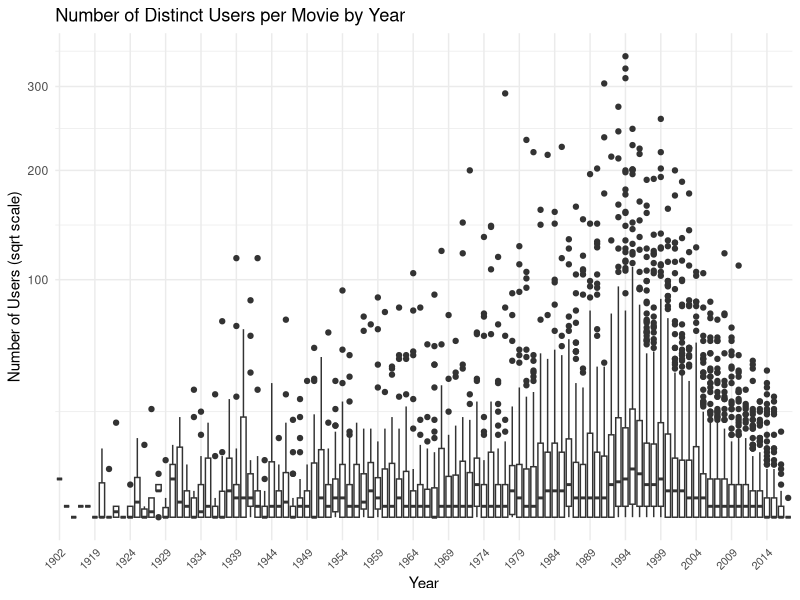
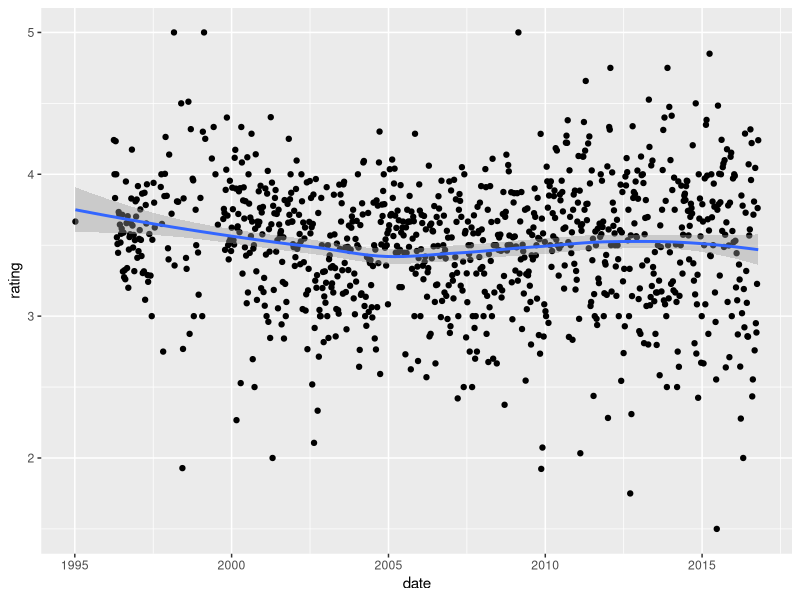
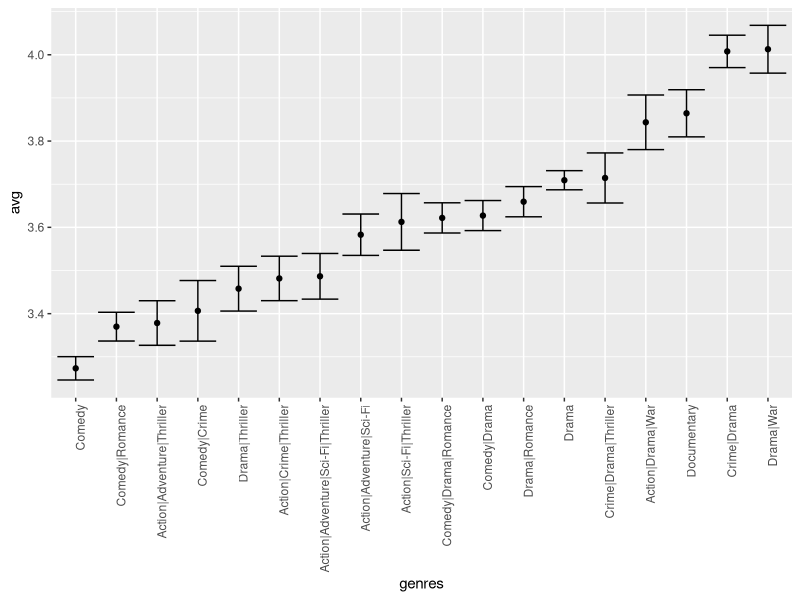

Write R code to recreate these figures, in order. (Note: this script raises an error after producing the figures.)
#High Dimensional Data 23
#Regularization

#1. For the movielens data, compute the number of ratings for 
#each movie and then plot it against the year the movie was 
#released. Use the square root transformation on the counts.

library(dslabs)
library(tidyverse)

data("movielens")

movielens %>%
  group_by(movieId) %>%
  summarize(
    n = n_distinct(userId),
    year = as.character(first(year))
  ) %>%
  ggplot(aes(x = year, y = n)) +
  geom_boxplot() +
  scale_y_sqrt() +  # same as coord_trans(y = "sqrt")
  scale_x_discrete(
    breaks = function(x) x[seq(1, length(x), by = 5)]  # show every 5th year
  ) +
  theme_minimal() +
  theme(
    axis.text.x = element_text(angle = 45, hjust = 1, size = 8)
  ) +
  labs(
    title = "Number of Distinct Users per Movie by Year",
    x = "Year",
    y = "Number of Users (sqrt scale)"
  )

#2. We see that, on average, movies that were released after
# 1993 get more ratings. We also see that with newer movies, 
#starting in 1993, the number of ratings decreases with year:
# the more recent a movie is, the less time users have had to
# rate it.  Among movies that came out in 1993 or later, what
# are the 25 movies with the most ratings per year? Also, 
#report their average rating.

library(dslabs)
library(dplyr)

data("movielens")

current_year <- as.numeric(format(Sys.Date(), "%Y"))

movies_1993_onward <- movielens %>%
  filter(year >= 1993) %>%
  group_by(movieId) %>%
  summarize(
    avg_rating = mean(rating),
    n = n(),
    title = first(title),
    year = first(year),
    .groups = "drop"   # drop grouping after summarise
  ) %>%
  mutate(
    years = current_year - year + 1,
    n_year = n / years
  ) %>%
  slice_max(n_year, n = 25) %>%
  arrange(desc(n_year))

movies_1993_onward
# A tibble: 25 × 7
#movieId    avg_rating   n   title                year years n_year
#     <int>     <dbl> <int> <chr>               <int> <dbl>  <dbl>
#1     356       4.05   341 Forrest Gump         1994    32  10.7 
#2     296       4.26   324 Pulp Fiction         1994    32  10.1 
#3     318       4.49   311 Shawshank Redempti…  1994    32   9.72


#3. From the table constructed in the previous example, we 
#see that the most rated movies tend to have above average 
#ratings. This is not surprising: more people watch popular 
#movies. To confirm this, stratify the post 1993 movies by 
#ratings per year and compute their average ratings. Make a 
#plot of average rating versus ratings per year and show an 
#estimate of the trend.

data("movielens")

current_year <- as.numeric(format(Sys.Date(), "%Y"))

ratings_per_year<- movielens %>% filter(year >= 1993) %>%
  group_by(movieId) %>%
  summarize(
    avg_rating = mean(rating),
    n = n(),
    title = first(title),
    year = first(year),
    .groups = "drop") %>%
  mutate(
      years = current_year - year + 1,
      rate = n / years) %>%
  ggplot(aes(rate, avg_rating)) +
  geom_point(alpha=0.5) +
  geom_smooth() +
  scale_x_log10()
      
#Copilot: A log scale compresses the large values and expands 
#the small ones, spreading the points more evenly across the
# axis.  This makes patterns visible in the dense region that
# were previously invisible.

#4. In the previous exercise, we see that the more a movie 
#is rated, the higher the rating. Suppose you are doing a 
#predictive analysis in which you need to fill in the 
#missing ratings with some value. Which of the following 
#strategies would you use?

#Fill in the value with a lower value than the average since
# lack of rating is associated with lower ratings. Try out
# different values and evaluate prediction in a test set.

#5. The movielens dataset also includes a time stamp. This 
#variable represents the time and data in which the rating 
#was provided. The units are seconds since January 1, 1970. 
#Create a new column date with the date. Hint: Use the 
#as_datetime function in the lubridate package.
library(lubridate)
movielens <- mutate(movielens, date = as_datetime(timestamp))
movielens


#6. Compute the average rating for each week and plot this 
#average against day. Hint: Use the round_date function 
#before you group_by.

movielens %>% mutate(date=round_date(date, unit='week')) %>%
  group_by(date) %>%
  summarize(rating=mean(rating)) %>%
  ggplot(aes(date, rating)) +
  geom_point() +
  geom_smooth()

#7. The plot shows some evidence of a time effect. If we 
#define d(u,i) as the day for user’s u rating of movie i,
# which of the following models is most appropriate:

#8. The movielens data also has a genres column. This column 
#includes every genre that applies to the movie. Some movies
# fall under several genres. Define a category as whatever 
#combination appears in this column. Keep only categories 
#with more than 1,000 ratings. Then compute the average and 
#standard error for each category. Plot these as error bar 
#plots.

movielens %>% group_by(genres) %>%
  summarize(n=n(), 
            avg=mean(rating), se=sd(rating)/sqrt(n())) %>%
  filter(n>=1000) %>%
  mutate(genres=reorder(genres, avg)) %>%
  ggplot(aes(x=genres, y=avg,
             ymin=avg-2*se, ymax=avg+2*se)) +
  geom_point() +
  geom_errorbar() +
  theme(axis.text.x = element_text(angle=90, hjust=1))

#Next 7 exercises for education system
#testing if smaller sizes test better

#simulate small schools dataset for 100 schools
#simulate number of students in each school n

set.seed(1986)
n<-round(2^rnorm(1000, 8, 1))

#rt(n, df=degrees of freedom) generates random variates

mu<-round(80+2*rt(1000,5))
range(mu)
#[1] 67 90

schools<-data.frame(id=paste('PS',1:100),
                    size=n,
                    quality=mu,
                    rank=rank(-mu))

#have students take test with average measured by quality
#and standard deviation of 30 percentage points

scores<-sapply(1:nrow(schools), function(i) {
  scores<-rnorm(schools$size[i], schools$quality[i], 30)
  scores
})
schools<-schools |> mutate(score=sapply(scores,mean))

#10. What are the top schools based on the average score? 
#Show just the ID, size, and the average score.
schools |> top_n(10, score) |> arrange(desc(score)) |>
  select(id, size, score)

#11. Compare the median school size to the median school
# size of the top 10 schools based on the score.

top_10<- schools |> top_n(10, score) |> arrange(desc(score)) |>
  select(id, size, score)
median(size)
#1        173.5

schools %>% summarize(median(size))
median(size)
#1          261

#12. According to this test, it appears small schools are 
#better than large schools. Five out of the top 10 schools 
#have 100 or fewer students. But how can this be? We 
#constructed the simulation so that quality and size are 
#independent. Repeat the exercise for the worst 10 schools.
bottom_10<- schools |> top_n(10, -score) |> arrange((score)) |>
  select(id, size, score)
bottom_10

#13. The same is true for the worst schools! They are small 
#as well. Plot the average score versus school size to see 
#what’s going on. Highlight the top 10 schools based on the
# true quality. Use the log scale transform for the size.

schools %>% ggplot(aes(size,score)) +
  geom_point(alpha=.5) +
  geom_point(data=filter(schools, rank<=10), col=2) +
  scale_x_log10()
